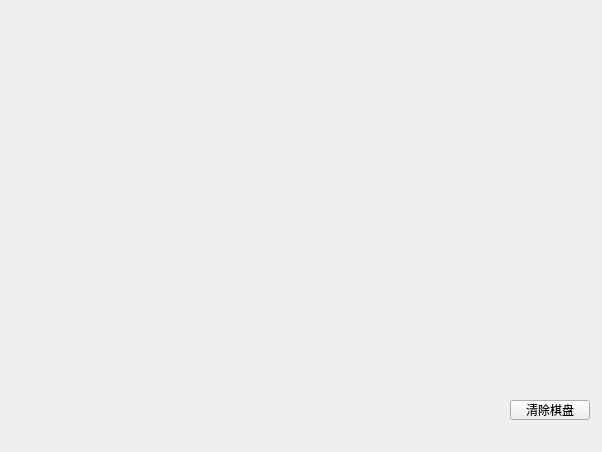
<?xml version="1.0" encoding="UTF-8"?>
<ui version="4.0">
 <class>scan_gobang</class>
 <widget class="QWidget" name="scan_gobang">
  <property name="geometry">
   <rect>
    <x>0</x>
    <y>0</y>
    <width>602</width>
    <height>452</height>
   </rect>
  </property>
  <property name="windowTitle">
   <string>Form</string>
  </property>
  <widget class="QPushButton" name="pushButton">
   <property name="enabled">
    <bool>true</bool>
   </property>
   <property name="geometry">
    <rect>
     <x>510</x>
     <y>400</y>
     <width>80</width>
     <height>20</height>
    </rect>
   </property>
   <property name="text">
    <string>清除棋盘</string>
   </property>
   <property name="checkable">
    <bool>false</bool>
   </property>
   <property name="checked">
    <bool>false</bool>
   </property>
  </widget>
 </widget>
 <resources/>
 <connections/>
</ui>
